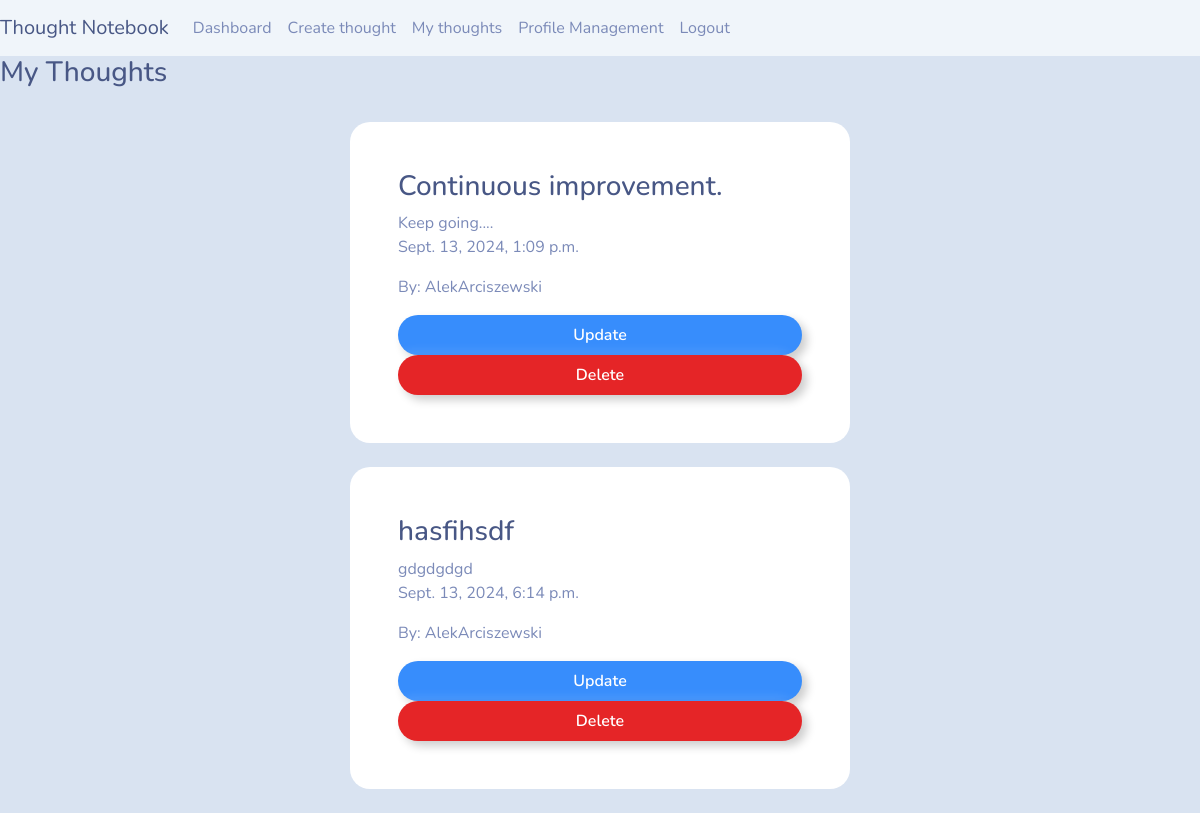
The page /my_thoughts (signed in) on the database as committed earlier.
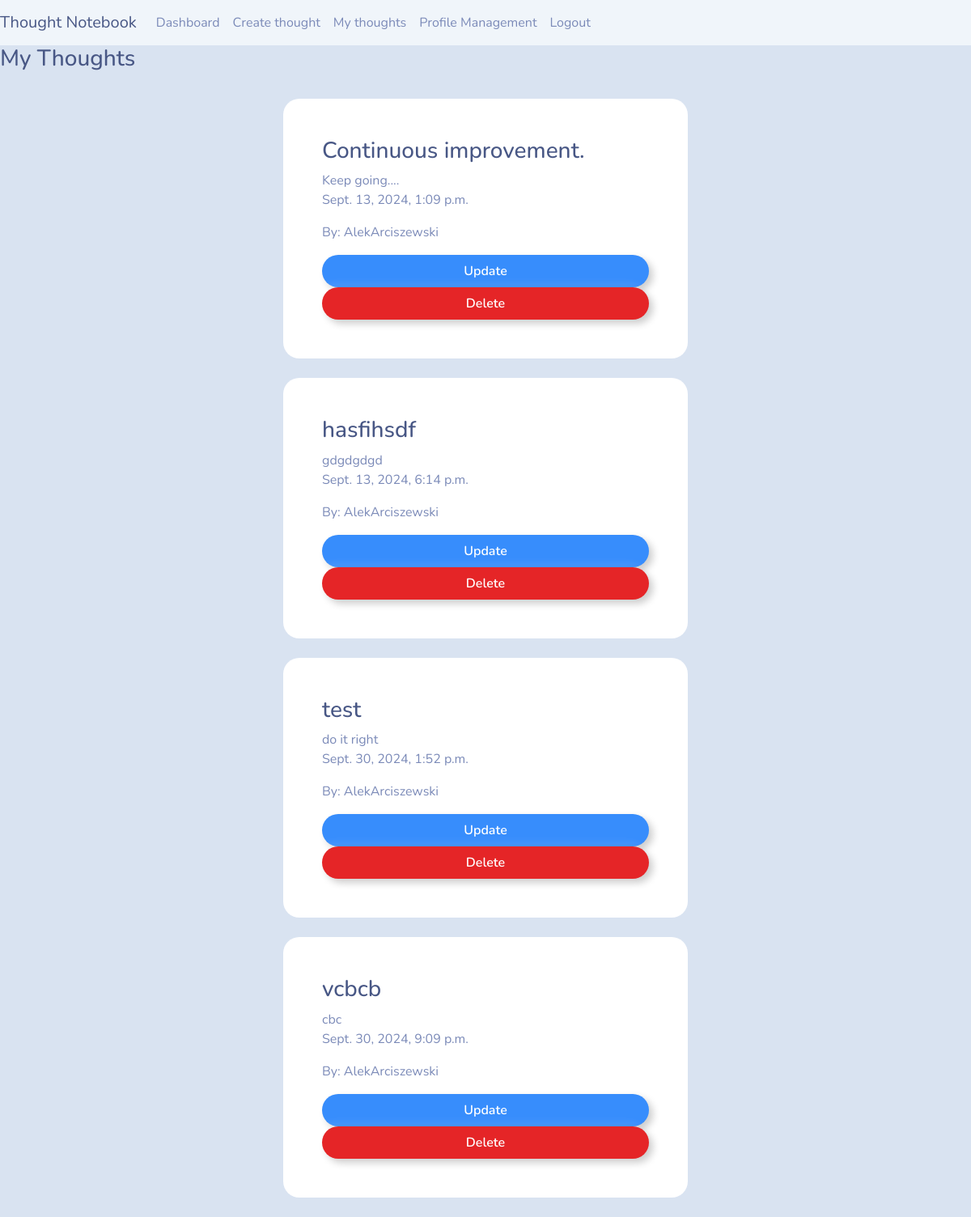
The same page on the database as committed later.
### journal/models.py (models this page shows)
class Thought(models.Model):
    title = models.CharField(max_length=150)
    content = models.CharField(max_length=400)
    date_posted = models.DateTimeField(auto_now_add=True)
    user = models.ForeignKey(User, max_length=30, on_delete=models.CASCADE, null=True)

### journal/views.py (the view)
# urls.py: path("my_thoughts", views.my_thoughts, name="my_thoughts"),
@login_required(login_url='my_login')
def my_thoughts(request):
    current_user =  request.user.id
    thought = Thought.objects.all().filter(user=current_user)
    context = { 'AllThoughts': thought   }
    return render(request,'journal/my_thoughts.html', context )

### journal/templates/journal/my_thoughts.html (shortened to what this page needs)
{% extends 'journal/navbar.html' %}
{% load static %}
{% block content %}
    <h3>My Thoughts</h3>
    <head>
    </head>
    {% for thought in AllThoughts %}
        <div class="container bg-white shadow-md p-5 form-layout">
            <h3>{{ thought.title }}</h3>
            {{ thought.content }}
            <p>{{ thought.date_posted }}</p>
            <p>By: {{ thought.user }}</p>
            <a class="btn btn-outline-primary btn-md w-100 btn-block p-2"
                href="{% url 'update_thought' thought.id %}">Update</a>
            <a class="btn btn-outline-danger btn-md w-100 btn-block p-2" href="{% url 'delete_thought' thought.id %}">Delete</a>
        </div>
    <br>
    {% endfor %}
{% endblock %}

### journal/templates/journal/navbar.html (shortened to what this page needs)
{% load static %}
<!DOCTYPE html>
<html>
<head>
    <link rel="stylesheet" type="text/css" href="https://bootswatch.com/5/morph/bootstrap.min.css">
    <link rel="stylesheet" type="text/css" href="{% static 'css/styles.css' %}">
    <link rel="stylesheet" href="https://cdnjs.cloudflare.com/ajax/libs/font-awesome/4.7.0/css/font-awesome.min.css">
</head>
<body>
    <nav class="navbar navbar-expand-lg navbar-light bg-light justify-content-center">
        <a class="navbar-brand main-heading">Thought Notebook</a>
        <div class="collapse navbar-collapse text-center" id="navbarNavDropdown">
            <ul class="navbar-nav ml-auto">
                <li class="nav-item">
                    <a class="nav-link" href="{% url 'dashboard' %}">Dashboard</a>
                </li>
                <li class="nav-item">
                    <a class="nav-link" href="{% url 'create_thought' %}">Create thought</a>
                </li>
                <li class="nav-item">
                    <a class="nav-link" href="{% url 'my_thoughts' %}">My thoughts</a>
                </li>
                <li class="nav-item">
                    <a class="nav-link" href="{% url 'profile_management' %}">Profile Management</a>
                </li>
                <li class="nav-item">
                    <a class="nav-link" href="{% url 'user_logout' %}">Logout</a>
                </li>
            </ul>
        </div>
    </nav>
    {% block content %}
    {% endblock %}
</body>
</html>

### static/css/styles.css (style rules this page uses)
.form-layout { border-radius: 20px; width: 500px; }

Rows that differ between the two databases and show on the page:
added Thought: title "test", content "do it right", date_posted "Sept. 30, 2024, 1:52 p.m.", user "AlekArciszewski"
added Thought: title "vcbcb", content "cbc", date_posted "Sept. 30, 2024, 9:09 p.m.", user "AlekArciszewski"
